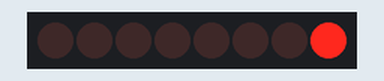
Recording of a sketch running on a simulated ESP8266 (NodeMCU). On the bench: 8 shift-register outputs drawn as a row of LEDs (first output left, lit = HIGH). Wiring (inferred from the names in the program): shift register (74HC595): data D2; shift clock D0; latch D1. Wiring (inferred from the signals the program sends): row of LEDs: on Q0, Q1, Q2, Q3, Q4, Q5, Q6, Q7.

Above: at 0.37 s.
At 5.12 s:
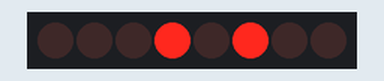
At 10.12 s:
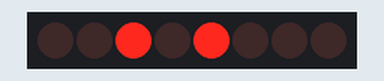
At 19.88 s:
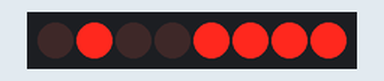
At 29.63 s:
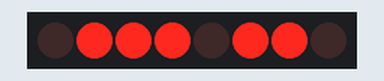
At 39.64 s:
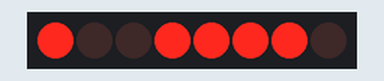
Timing chart, 0 to 40.0 s (numbered marks = the images above):
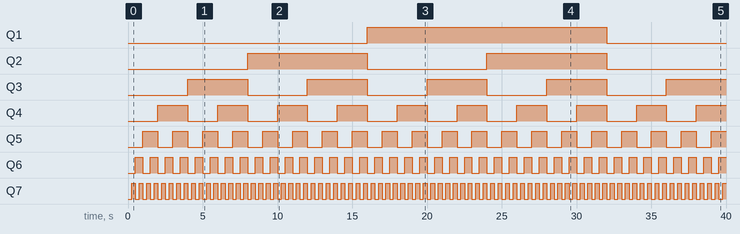

Measured:
- by itself, Q1: LOW → HIGH at 16.0 s, → LOW 16.0 s later
- by itself, Q2: alternates HIGH for 8.0 s and LOW for 8.0 s
- by itself, Q3: alternates HIGH for 4.0 s and LOW for 4.0 s
- by itself, Q4: alternates HIGH for 2.0 s and LOW for 2.0 s
- by itself, Q5: alternates HIGH for 1.0 s and LOW for 1.0 s
- by itself, Q6: alternates HIGH for 0.50 s and LOW for 0.50 s
- by itself, Q7: alternates HIGH for 0.25 s and LOW for 0.25 s

The sketch:

74HC.ino
```cpp
//PRUEBA 7 NodeMCU
//Configuración C.I. 74HC595 (SIPO 8 bits)

#define CLOCK D0
#define LATCH D1
#define DATA D2

void setup(){
  pinMode(CLOCK,OUTPUT);digitalWrite(CLOCK,LOW);
  pinMode(LATCH,OUTPUT);digitalWrite(LATCH,HIGH);
  pinMode(DATA,OUTPUT);digitalWrite(DATA,LOW);
}

int x=0;

void loop(){
  for(x=0;x<=255;x++){
    digitalWrite(LATCH,LOW);
    shiftOut(DATA,CLOCK,LSBFIRST,x);
    digitalWrite(LATCH,HIGH);delay(250);
  }
}
```
